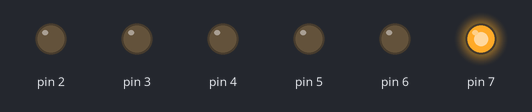
Simulated run of this sketch. Board: Arduino Uno, built with avr-gcc and run on an emulated ATmega328P. Parts: output pins drawn as LEDs (lit = HIGH).

Above: at 0.14 s.
At 0.98 s:
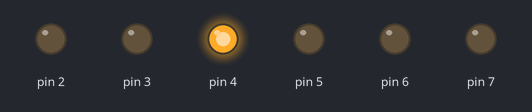
At 2.88 s:
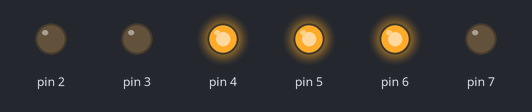
At 3.78 s:
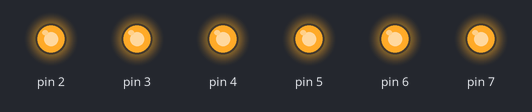
At 5.19 s:
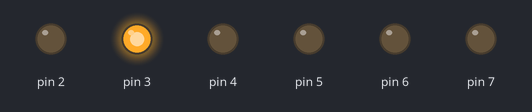
At 9.12 s:
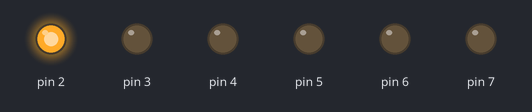
Timing chart, 0 to 9.9 s (numbered marks = the images above):
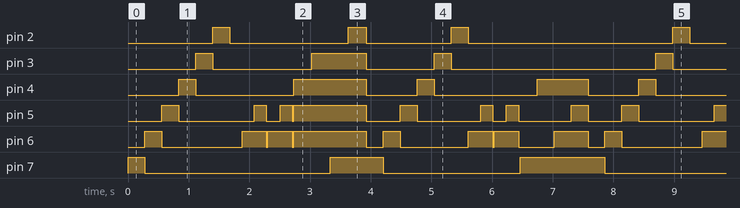

The sketch:

avicii_levels.ino
```cpp
/* This script creates specific LED patterns designed to match with Avicii's famous song: Levels.
I created this script as a tribute to his death, in 2019.
The patterns are manually implemented. */


int pin;


void setup() {
  for (pin = 2; pin <= 7; pin++) {  // LEDs are connected to pins 2 to 7
    pinMode(pin, OUTPUT);
  }
}


void loop() {
  // 1
  for (int i = 0; i < 9; i++) {
    for (pin = 7; pin >= 2; pin--) {
      digitalWrite(pin, HIGH);
      delay(280);
      digitalWrite(pin, LOW);
    }
    delay(200);
    for (int i = 0; i < 2; i++) {
      digitalWrite(6, HIGH);
      delay(200);

      digitalWrite(5, HIGH);
      delay(200);
      digitalWrite(5, LOW);
      digitalWrite(6, LOW);
      delay(25);
    }

    digitalWrite(6, HIGH);

    digitalWrite(5, HIGH);

    digitalWrite(4, HIGH);
    delay(300);
    digitalWrite(3, HIGH);
    delay(300);

    digitalWrite(7, HIGH);
    delay(300);
    digitalWrite(2, HIGH);
    delay(300);

    digitalWrite(2, LOW);
    digitalWrite(3, LOW);
    digitalWrite(4, LOW);
    digitalWrite(5, LOW);
    digitalWrite(6, LOW);
    digitalWrite(7, LOW);

    // 2
    for (pin = 7; pin >= 2; pin--) {
      digitalWrite(pin, HIGH);
      delay(280);
      digitalWrite(pin, LOW);
    }

    for (int i = 0; i < 2; i++) {
      digitalWrite(6, HIGH);
      delay(200);

      digitalWrite(5, HIGH);
      delay(200);
      digitalWrite(5, LOW);
      digitalWrite(6, LOW);
      delay(25);
    }

    digitalWrite(7, HIGH);
    delay(280);
    digitalWrite(4, HIGH);
    delay(280);

    digitalWrite(6, HIGH);
    delay(280);
    digitalWrite(5, HIGH);
    delay(280);

    digitalWrite(2, LOW);
    digitalWrite(3, LOW);
    digitalWrite(4, LOW);
    digitalWrite(5, LOW);
    digitalWrite(6, LOW);
    digitalWrite(7, LOW);
  }

  for (pin = 7; pin >= 5; pin--) {
    digitalWrite(pin, HIGH);
    delay(280);
    digitalWrite(pin, LOW);
  }

  for (int i = 0; i < 17; i++) {
    digitalWrite(4, HIGH);
    delay(280);
    digitalWrite(4, LOW);
    digitalWrite(3, HIGH);
    delay(280);
    digitalWrite(3, LOW);
  }
}
```

Measured:
- by itself, pin 2: repeats every 7.6 s: LOW 2.0 s, HIGH 0.30 s, LOW 1.4 s, HIGH 0.28 s, LOW 3.4 s, HIGH 0.28 s
- by itself, pin 3: repeats every 7.6 s: LOW 1.6 s, HIGH 0.90 s, LOW 1.1 s, HIGH 0.28 s, LOW 3.4 s, HIGH 0.28 s
- by itself, pin 4: repeats every 7.6 s: LOW 1.6 s, HIGH 1.2 s, LOW 0.84 s, HIGH 0.28 s, LOW 1.7 s, HIGH 0.84 s, LOW 0.84 s, HIGH 0.28 s
- by itself, pin 7: repeats every 7.6 s: LOW 3.1 s, HIGH 0.88 s, LOW 2.3 s, HIGH 1.4 s
- by itself, pin 6: repeats every 7.6 s: LOW 1.3 s, 2 × (HIGH 0.40 s, LOW 0.03 s), HIGH 1.2 s, LOW 0.28 s, HIGH 0.28 s, LOW 1.1 s, HIGH 0.40 s, LOW 0.03 s, HIGH 0.40 s, LOW 0.59 s, HIGH 0.56 s, LOW 0.28 s, HIGH 0.28 s
- by itself, pin 5: repeats every 7.6 s: LOW 1.2 s, HIGH 0.20 s, LOW 0.23 s, HIGH 0.20 s, LOW 0.03 s, HIGH 1.2 s, LOW 0.56 s, HIGH 0.28 s, LOW 1.0 s, HIGH 0.20 s, LOW 0.23 s, HIGH 0.20 s, LOW 0.87 s, HIGH 0.28 s, LOW 0.56 s, HIGH 0.28 s
